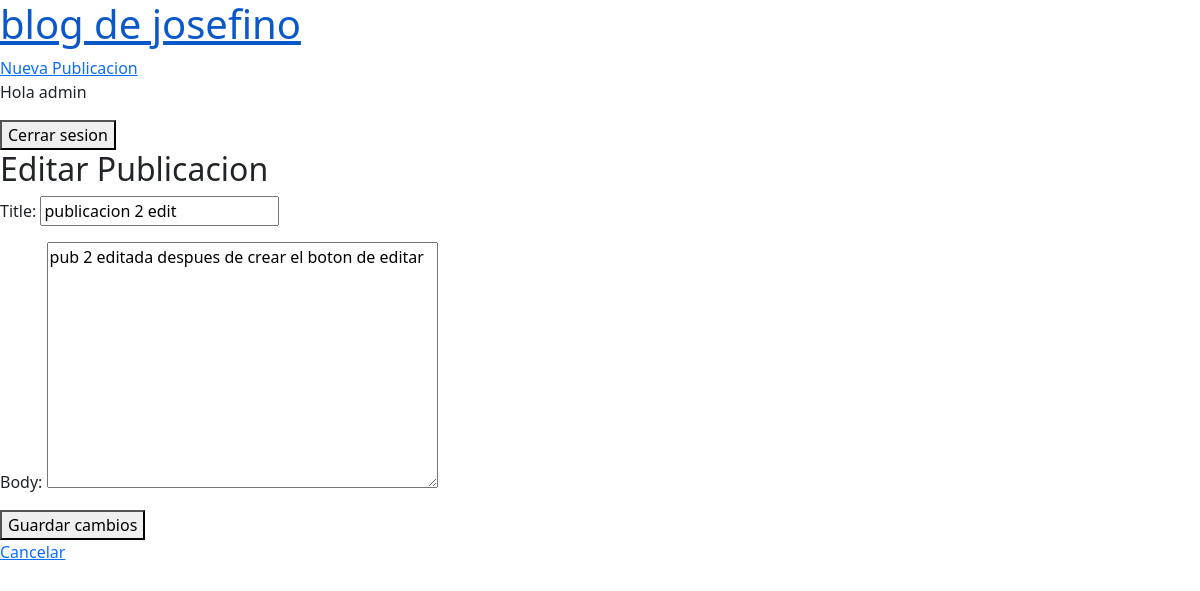
The app's page /publication/2/update/ (signed in) with its own data.
### blog/models.py (models this page shows, shortened)
class Publication(models.Model):
    title = models.CharField(max_length=100)
    body = models.TextField()
    author = models.ForeignKey(
        'auth.User',
        on_delete=models.CASCADE,
    )
    date = models.DateTimeField(auto_now_add=True)
    updated = models.DateTimeField(auto_now=True)

### blog/views.py (the view)
# urls.py: path('publication/<int:pk>/update/', PublicationUpdateView.as_view(), name='publication-update'),
class PublicationUpdateView(LoginRequiredMixin, UserPassesTestMixin ,UpdateView):
    model = Publication
    template_name = 'publication-update.html'
    fields = ['title', 'body']
    def test_func(self):
        obj = self.get_object()
        return obj.author == self.request.user

### templates/publication-update.html (shortened to what this page needs)
{% extends "_base.html" %}
{% block content %}
    <h2>Editar Publicacion</h2>
    <form method="post">
        {{ form.as_p }}
        <button type="submit">Guardar cambios</button>
    </form>
    <a href="{% url 'publication-list' %}">Cancelar</a>
{% endblock content %}

### templates/_base.html (shortened to what this page needs)
<!DOCTYPE html>
<html lang="en">
<head>
    <link href="https://cdn.jsdelivr.net/npm/bootstrap@5.3.3/dist/css/bootstrap.min.css" rel="stylesheet">
</head>
<body>
    <header>
        <h1><a href="{% url 'publication-list' %}">blog de josefino</a></h1>
        <div>
            <a href="{% url 'publication-create' %}">Nueva Publicacion</a>
        </div>
    </header>
    {% if user.is_authenticated %}
        <p>Hola {{ user.username }}</p>
         <form action="{% url 'logout' %}" method="post">
            <button type="submit">Cerrar sesion</button>
         </form>
    {% else %}
        <a href="{% url 'login' %}" class="btn btn-outline-secundary">Iniciar sesion</a>
        <a href="{% url 'signup' %}" class="btn btn-dark">Registrarse</a>
    {% endif %}
    <main>
        {% block content %}
        {% endblock content %}
    </main class="container">
</body>
</html>

### records on screen
Publication: title "publicacion 2 edit", body "pub 2 editada despues de crear el boton de editar"

### other values on screen
{{ user.username }} "admin"
